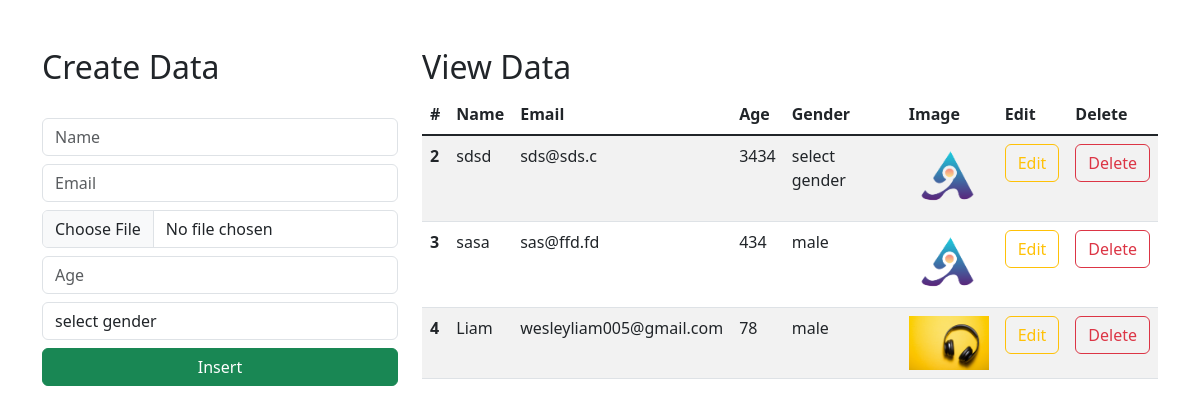
The page / on the database its author committed.
### app/models.py (models this page shows, shortened)
class Student(models.Model):
    name=models.CharField(max_length=25,blank=False,null=False)
    email=models.EmailField()
    age=models.IntegerField()
    gender=models.CharField(max_length=25,blank=False,null=False)
    image = models.ImageField(upload_to='uploads/images', default="logo.png")

### app/views.py (the view)
# urls.py: path('',views.index,name="index"),
def index(request):
    data=Student.objects.all()
    context={"data":data}
    return render(request,"index.html",context)

### app/templates/index.html (shortened to what this page needs)
<!doctype html>
<html lang="en">
    <link href="https://cdn.jsdelivr.net/npm/bootstrap@5.3.0-alpha1/dist/css/bootstrap.min.css" rel="stylesheet">
  <head>
  </head>
  <body>
      <div class="container mt-5">
        <div class="row">
            <div class="col-md-4">
                <h2>Create Data</h2>
                <br>
                <form action="/insert" method="post" enctype="multipart/form-data">
                    <div class="form-group">
                        <input type="text" class="form-control" placeholder="Name" name="name" required>
                    </div>
                    <div class="form-group">
                        <input type="email" class="form-control  mt-2" placeholder="Email" name="email" required>
                    </div>
                    <div class="form-group">
                        <input type="file" class="form-control  mt-2" placeholder="Age" name="image" required>
                    </div>
                    <div class="form-group">
                        <input type="number" class="form-control  mt-2" placeholder="Age" name="age" required>
                    </div>
                    <div class="form-group mt-2">
                        <select id="gender" name="gender" class="form-control" required>
                            <option selected value="">select gender</option>
                        </select>
                    </div>
                    <div class="d-grid gap-2">
                        <button class="btn btn-success mt-2" type="submit">Insert</button>
                    </div>
                </form>
            </div>
            <div class="col-md-8">
                <h2>View Data</h2>
                <table class="table table-striped table-hover">
                    <thead>
                      <tr>
                        <th scope="col">#</th>
                        <th scope="col">Name</th>
                        <th scope="col">Email</th>
                        <th scope="col">Age</th>
                        <th scope="col">Gender</th>
                          <th scope="col">Image</th>
                        <th scope="col">Edit</th>
                        <th scope="col">Delete</th>
                      </tr>
                    </thead>
                    <tbody class="table-group-divider">
                    {% for d in data %}
                      <tr>
                        <th scope="row">{{d.id}}</th>
                        <td>{{d.name}}</td>
                        <td>{{d.email}}</td>
                        <td>{{d.age}}</td>
                        <td>{{d.gender}}</td>
                          <td >
                              <img width="80px" src="media/{{ d.image }}" alt="{{ d.image }}">
                          </td>
                        <td><a href="/update/{{d.id}}" type="button" class="btn btn-outline-warning">Edit</a></td>
                        <td><a href="/delete/{{d.id}}" type="button" class="btn btn-outline-danger">Delete</a></td>
                      </tr>
                    {% endfor %}
                    </tbody>
                  </table>
            </div>
        </div>
      </div>
  </body>
</html>

### rows shown on the page
Student: id "2", name "sdsd", email "sds@sds.c", age "3434", gender "select gender", image (picture)
Student: id "3", name "sasa", email "sas@ffd.fd", age "434", gender "male", image (picture)
Student: id "4", name "Liam", email "wesleyliam005@gmail.com", age "78", gender "male", image (picture)
